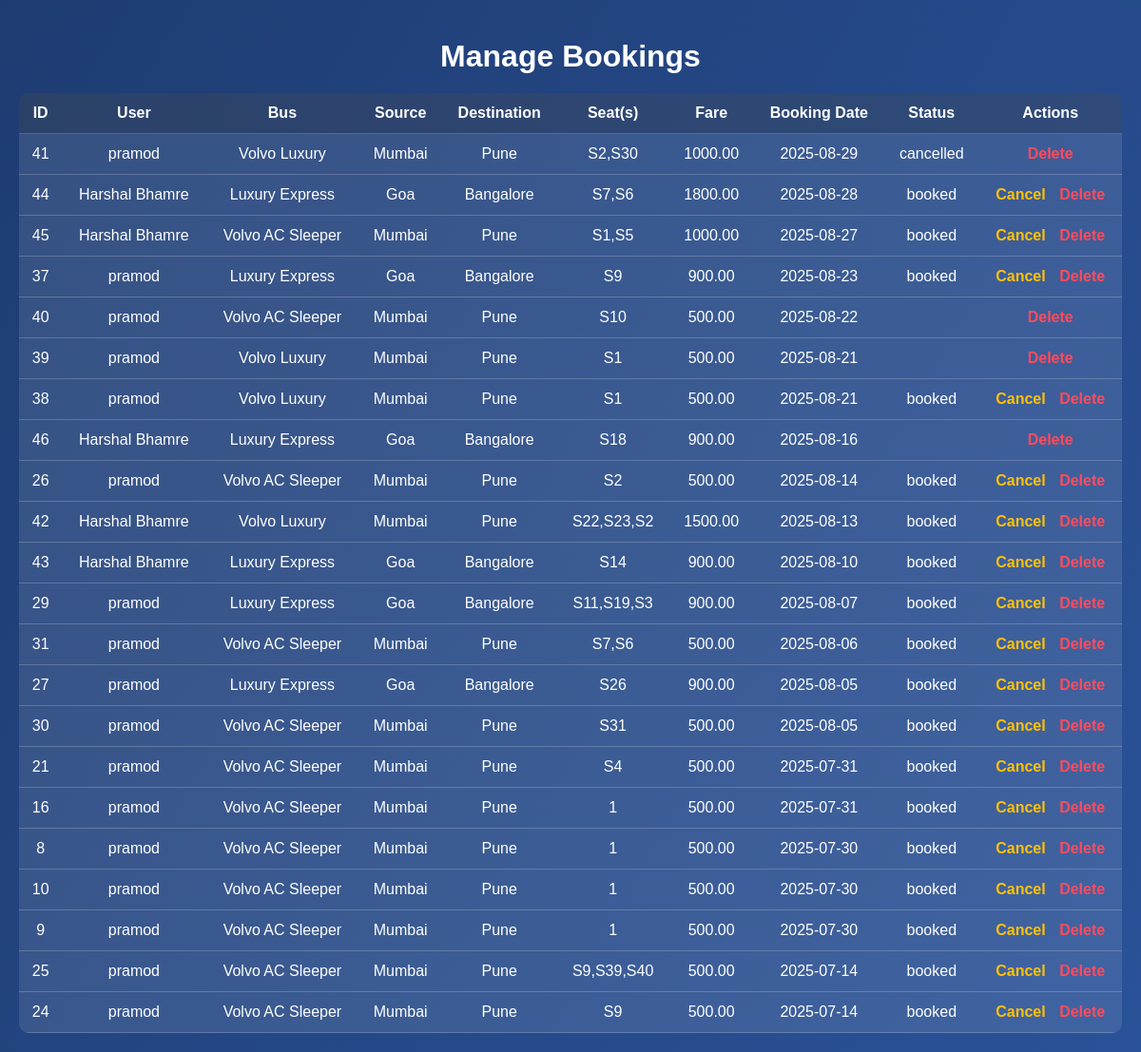
The page /admin/manage_bookings.php (signed in) on the database its author committed.
### tables this page shows
CREATE TABLE `bookings` (
  `id` int(11) NOT NULL,
  `user_id` int(11) NOT NULL,
  `source` varchar(100) NOT NULL,
  `destination` varchar(100) NOT NULL,
  `fare` decimal(10,2) NOT NULL,
  `bus_id` int(11) NOT NULL,
  `seat_number` varchar(10) NOT NULL,
  `booking_date` date NOT NULL,
  `status` enum('booked','cancelled') DEFAULT 'booked',
  `transaction_id` varchar(100) DEFAULT NULL
);

CREATE TABLE `users` (
  `id` int(11) NOT NULL,
  `name` varchar(100) NOT NULL,
  `email` varchar(100) NOT NULL,
  `phone` varchar(15) NOT NULL,
  `password` varchar(255) NOT NULL,
  `created_at` timestamp NOT NULL DEFAULT current_timestamp()
);

CREATE TABLE `buses` (
  `id` int(11) NOT NULL,
  `bus_name` varchar(100) NOT NULL,
  `source` varchar(100) NOT NULL,
  `destination` varchar(100) NOT NULL,
  `departure_time` time NOT NULL,
  `arrival_time` time NOT NULL,
  `price` decimal(10,2) NOT NULL,
  `total_seats` int(11) NOT NULL
);

### admin/manage_bookings.php (the view, shortened to what this page needs)
<?php
include 'config.php';
$query = "SELECT bookings.id, users.name AS user_name, buses.bus_name,
                 bookings.source, bookings.destination, bookings.fare,
                 bookings.seat_number, bookings.booking_date, bookings.status
          FROM bookings
          JOIN users ON bookings.user_id = users.id
          JOIN buses ON bookings.bus_id = buses.id
          ORDER BY bookings.booking_date DESC";
$result = $conn->query($query);
?>
<!DOCTYPE html>
<html lang="en">
<head>
</head>
<body>
<h1>Manage Bookings</h1>
<table>
    <thead>
        <tr>
            <th>ID</th>
            <th>User</th>
            <th>Bus</th>
            <th>Source</th>
            <th>Destination</th>
            <th>Seat(s)</th>
            <th>Fare</th>
            <th>Booking Date</th>
            <th>Status</th>
            <th>Actions</th>
        </tr>
    </thead>
    <tbody>
        <?php while($row = $result->fetch_assoc()): ?>
            <tr>
                <td><?= $row['id']; ?></td>
                <td><?= htmlspecialchars($row['user_name']); ?></td>
                <td><?= htmlspecialchars($row['bus_name']); ?></td>
                <td><?= htmlspecialchars($row['source']); ?></td>
                <td><?= htmlspecialchars($row['destination']); ?></td>
                <td><?= htmlspecialchars($row['seat_number']); ?></td>
                <td><?= $row['fare']; ?></td>
                <td><?= $row['booking_date']; ?></td>
                <td><?= $row['status']; ?></td>
                <td>
                    <?php if($row['status'] == 'booked'): ?>
                        <a href="?cancel=<?= $row['id']; ?>" class="cancel-btn" onclick="return confirm('Cancel this booking?')">Cancel</a>
                    <?php endif; ?>
                    <a href="?delete=<?= $row['id']; ?>" class="delete-btn" onclick="return confirm('Delete this booking?')">Delete</a>
                </td>
            </tr>
        <?php endwhile; ?>
    </tbody>
</table>
</body>
</html>

### admin/manage_bookings.php (style rules this page uses)
body { font-family: Arial, sans-serif; margin: 0; background: linear-gradient(120deg, #1e3c72, #2a5298); color: #fff; padding: 20px; }
h1 { text-align: center; margin-bottom: 20px; }
table { width: 100%; border-collapse: collapse; background: rgba(255,255,255,0.1); border-radius: 10px; overflow: hidden; }
table th, table td { padding: 12px; border-bottom: 1px solid rgba(255,255,255,0.2); text-align: center; }
table th { background: rgba(0,0,0,0.2); }
a.cancel-btn { color: #ffc107; font-weight: bold; text-decoration: none; margin-right: 10px; }
a.delete-btn { color: #ff4b5c; font-weight: bold; text-decoration: none; }

### rows shown on the page
bookings: id "41", user.name "pramod", bus.bus_name "Volvo Luxury", source "Mumbai", destination "Pune", seat_number "S2,S30", fare "1000.00", booking_date "2025-08-29", status "cancelled"
bookings: id "44", user.name "Harshal Bhamre", bus.bus_name "Luxury Express", source "Goa", destination "Bangalore", seat_number "S7,S6", fare "1800.00", booking_date "2025-08-28", status "booked"
bookings: id "45", user.name "Harshal Bhamre", bus.bus_name "Volvo AC Sleeper", source "Mumbai", destination "Pune", seat_number "S1,S5", fare "1000.00", booking_date "2025-08-27", status "booked"
bookings: id "37", user.name "pramod", bus.bus_name "Luxury Express", source "Goa", destination "Bangalore", seat_number "S9", fare "900.00", booking_date "2025-08-23", status "booked"
bookings: id "40", user.name "pramod", bus.bus_name "Volvo AC Sleeper", source "Mumbai", destination "Pune", seat_number "S10", fare "500.00", booking_date "2025-08-22"
bookings: id "39", user.name "pramod", bus.bus_name "Volvo Luxury", source "Mumbai", destination "Pune", seat_number "S1", fare "500.00", booking_date "2025-08-21"
bookings: id "38", user.name "pramod", bus.bus_name "Volvo Luxury", source "Mumbai", destination "Pune", seat_number "S1", fare "500.00", booking_date "2025-08-21", status "booked"
bookings: id "46", user.name "Harshal Bhamre", bus.bus_name "Luxury Express", source "Goa", destination "Bangalore", seat_number "S18", fare "900.00", booking_date "2025-08-16"
bookings: id "26", user.name "pramod", bus.bus_name "Volvo AC Sleeper", source "Mumbai", destination "Pune", seat_number "S2", fare "500.00", booking_date "2025-08-14", status "booked"
bookings: id "42", user.name "Harshal Bhamre", bus.bus_name "Volvo Luxury", source "Mumbai", destination "Pune", seat_number "S22,S23,S2", fare "1500.00", booking_date "2025-08-13", status "booked"
bookings: id "43", user.name "Harshal Bhamre", bus.bus_name "Luxury Express", source "Goa", destination "Bangalore", seat_number "S14", fare "900.00", booking_date "2025-08-10", status "booked"
bookings: id "29", user.name "pramod", bus.bus_name "Luxury Express", source "Goa", destination "Bangalore", seat_number "S11,S19,S3", fare "900.00", booking_date "2025-08-07", status "booked"
bookings: id "31", user.name "pramod", bus.bus_name "Volvo AC Sleeper", source "Mumbai", destination "Pune", seat_number "S7,S6", fare "500.00", booking_date "2025-08-06", status "booked"
bookings: id "27", user.name "pramod", bus.bus_name "Luxury Express", source "Goa", destination "Bangalore", seat_number "S26", fare "900.00", booking_date "2025-08-05", status "booked"
bookings: id "30", user.name "pramod", bus.bus_name "Volvo AC Sleeper", source "Mumbai", destination "Pune", seat_number "S31", fare "500.00", booking_date "2025-08-05", status "booked"
bookings: id "21", user.name "pramod", bus.bus_name "Volvo AC Sleeper", source "Mumbai", destination "Pune", seat_number "S4", fare "500.00", booking_date "2025-07-31", status "booked"
bookings: id "16", user.name "pramod", bus.bus_name "Volvo AC Sleeper", source "Mumbai", destination "Pune", seat_number "1", fare "500.00", booking_date "2025-07-31", status "booked"
bookings: id "8", user.name "pramod", bus.bus_name "Volvo AC Sleeper", source "Mumbai", destination "Pune", seat_number "1", fare "500.00", booking_date "2025-07-30", status "booked"
bookings: id "10", user.name "pramod", bus.bus_name "Volvo AC Sleeper", source "Mumbai", destination "Pune", seat_number "1", fare "500.00", booking_date "2025-07-30", status "booked"
bookings: id "9", user.name "pramod", bus.bus_name "Volvo AC Sleeper", source "Mumbai", destination "Pune", seat_number "1", fare "500.00", booking_date "2025-07-30", status "booked"
bookings: id "25", user.name "pramod", bus.bus_name "Volvo AC Sleeper", source "Mumbai", destination "Pune", seat_number "S9,S39,S40", fare "500.00", booking_date "2025-07-14", status "booked"
bookings: id "24", user.name "pramod", bus.bus_name "Volvo AC Sleeper", source "Mumbai", destination "Pune", seat_number "S9", fare "500.00", booking_date "2025-07-14", status "booked"
